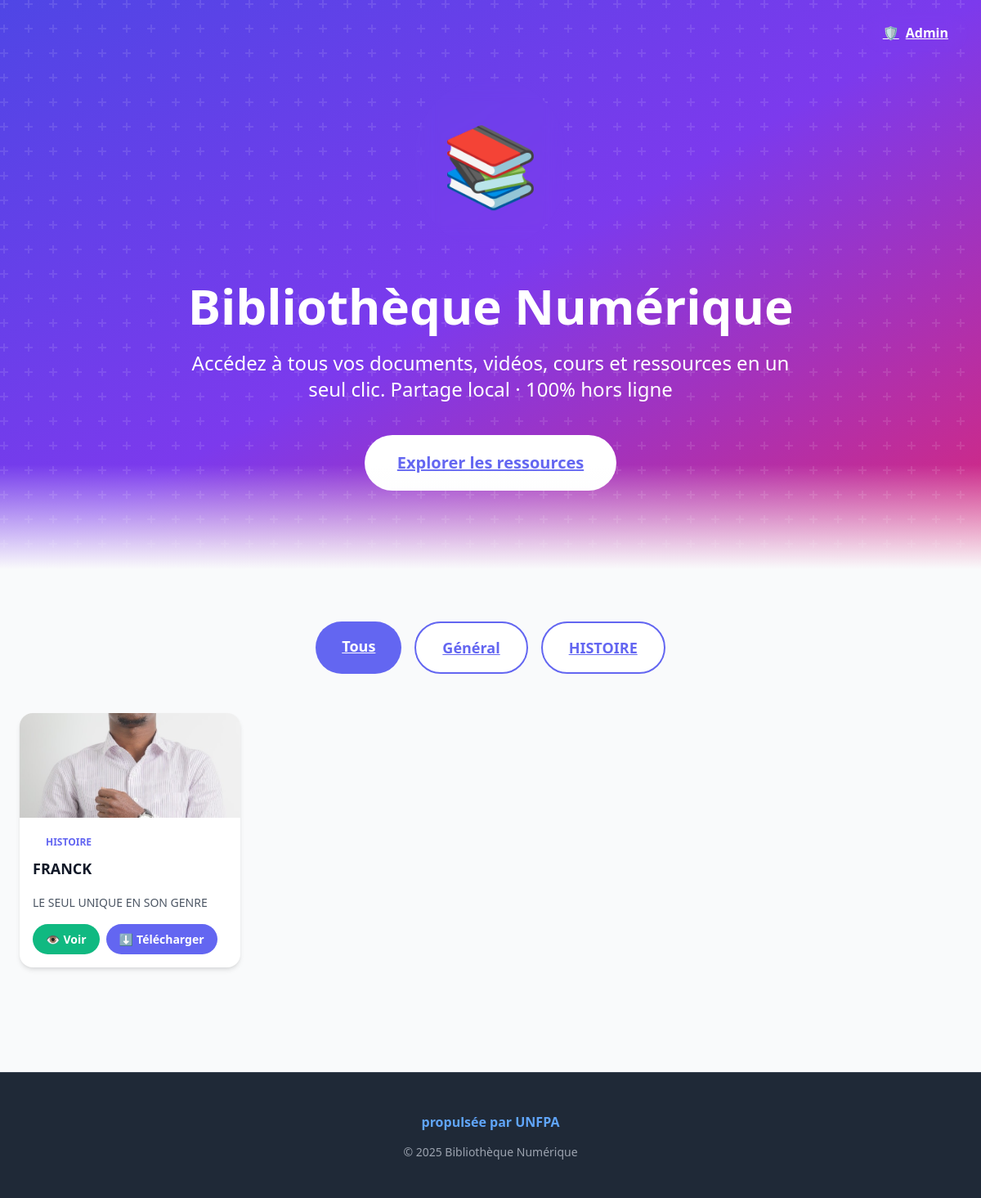
/?cat=2, run on the app's committed database.
### app.py (models this page shows)
class Category(db.Model):
    id = db.Column(db.Integer, primary_key=True)
    name = db.Column(db.String(50), unique=True, nullable=False)

class Resource(db.Model):
    id = db.Column(db.Integer, primary_key=True)
    title = db.Column(db.String(100), nullable=False)
    description = db.Column(db.Text)
    filename = db.Column(db.String(200), nullable=False)
    file_type = db.Column(db.String(20), nullable=False)  # pdf, image, video
    category_id = db.Column(db.Integer, db.ForeignKey('category.id'), nullable=False)
    category = db.relationship('Category', backref='resources')

### app.py (the view)
@app.route('/')
def index():
    cat_id = request.args.get('cat')
    categories = Category.query.all()
    query = Resource.query
    if cat_id:
        query = query.filter_by(category_id=cat_id)
    resources = query.all()
    return render_template('client.html', resources=resources, categories=categories)

### templates/client.html (shortened to what this page needs)
<!DOCTYPE html>
<html lang="fr" class="h-full">
<head>
</head>
<body class="bg-gray-50 min-h-screen">
  <header class="relative bg-gradient-to-br from-indigo-600 via-purple-600 to-pink-600 text-white overflow-hidden">
    <div class="absolute inset-0 bg-black opacity-40"></div>
    <div class="absolute inset-0 bg-grid-white/10 bg-grid"></div>
    <div class="relative max-w-7xl mx-auto px-6 py-24 text-center">
      <div class="absolute top-4 right-4">
        <a href="/admin/login" class="bg-white/20 backdrop-blur-md text-white px-6 py-3 rounded-full font-bold hover:bg-white/30 transition flex items-center gap-2">
          <span class="icon-shield"></span> Admin
        </a>
      </div>
      <div class="flex justify-center mb-8">
        <div class="bg-white/20 backdrop-blur-md p-8 rounded-full">
          <span class="icon-library-big" style="font-size: 6rem;"></span>
        </div>
      </div>
      <h1 class="text-6xl font-bold mb-6">Bibliothèque Numérique</h1>
      <p class="text-2xl mb-10 max-w-3xl mx-auto">Accédez à tous vos documents, vidéos, cours et ressources en un seul clic. Partage local · 100% hors ligne</p>
      <a href="#ressources" class="inline-flex bg-white text-primary px-10 py-5 rounded-full text-xl font-bold hover:shadow-2xl transform hover:scale-105 transition">
        Explorer les ressources
      </a>
    </div>
    <div class="absolute bottom-0 left-0 right-0 h-32 bg-gradient-to-t from-gray-50 to-transparent"></div>
  </header>
  <main id="ressources" class="max-w-7xl mx-auto px-6 py-16">
    <div class="flex flex-wrap justify-center gap-4 mb-12">
      <a href="/" class="px-8 py-4 bg-primary text-white rounded-full font-bold hover:bg-indigo-700 transition text-lg">Tous</a>
      {% for cat in categories %}
        <a href="/?cat={{ cat.id }}" class="px-8 py-4 bg-white border-2 border-primary text-primary rounded-full font-bold hover:bg-primary hover:text-white transition text-lg">{{ cat.name }}</a>
      {% endfor %}
    </div>
    <div class="grid grid-cols-1 md:grid-cols-2 lg:grid-cols-4 gap-6">
      {% for r in resources %}
      <div class="bg-white rounded-2xl shadow-md overflow-hidden hover:shadow-lg transition transform hover:-translate-y-2">
        <div class="h-32 flex items-center justify-center bg-gradient-to-br from-primary to-purple-600">
          {% if r.file_type == 'pdf' %}
            <iframe src="/view/{{ r.id }}" class="w-full h-full" frameborder="0"></iframe>
          {% elif r.file_type == 'image' %}
            <img src="/view/{{ r.id }}" class="w-full h-full object-cover" alt="{{ r.title }}">
          {% elif r.file_type == 'video' %}
            <video class="w-full h-full object-cover" controls>
              <source src="/view/{{ r.id }}" type="video/{{ r.filename.split('.')[-1].lower() }}">
            </video>
          {% else %}
            <span class="icon-file-text" style="font-size: 4rem; color: white; opacity: 0.9;"></span>
          {% endif %}
        </div>
        <div class="p-4">
          <span class="inline-block px-4 py-1 bg-primary/10 text-primary rounded-full text-xs font-bold">{{ r.category.name }}</span>
          <h3 class="text-lg font-bold mt-2 truncate">{{ r.title }}</h3>
          <p class="text-gray-600 mt-1 text-sm line-clamp-2">{{ r.description or "Aucune description" }}</p>
          <div class="action-buttons">
            <a href="{{ url_for('view', resource_id=r.id) }}" class="action-btn view-btn">
              <span class="icon-eye"></span> Voir
            </a>
            <a href="{{ url_for('download', resource_id=r.id) }}" class="action-btn download-btn">
              <span class="icon-download"></span> Télécharger
            </a>
          </div>
        </div>
      </div>
      {% endfor %}
    </div>
  </main>
  <footer class="footer">
    <div class="footer-content">
      <div class="mb-4">
        <p class="footer-logo">propulsée par UNFPA</p>
      </div>
      <div>
        <p class="footer-copyright">© 2025 Bibliothèque Numérique</p>
      </div>
    </div>
  </footer>
</body>
</html>

### data on the page
Category: name "Général"
Category: name "HISTOIRE"
Resource: category.name "HISTOIRE", title "FRANCK", description "LE SEUL UNIQUE EN SON GENRE"
